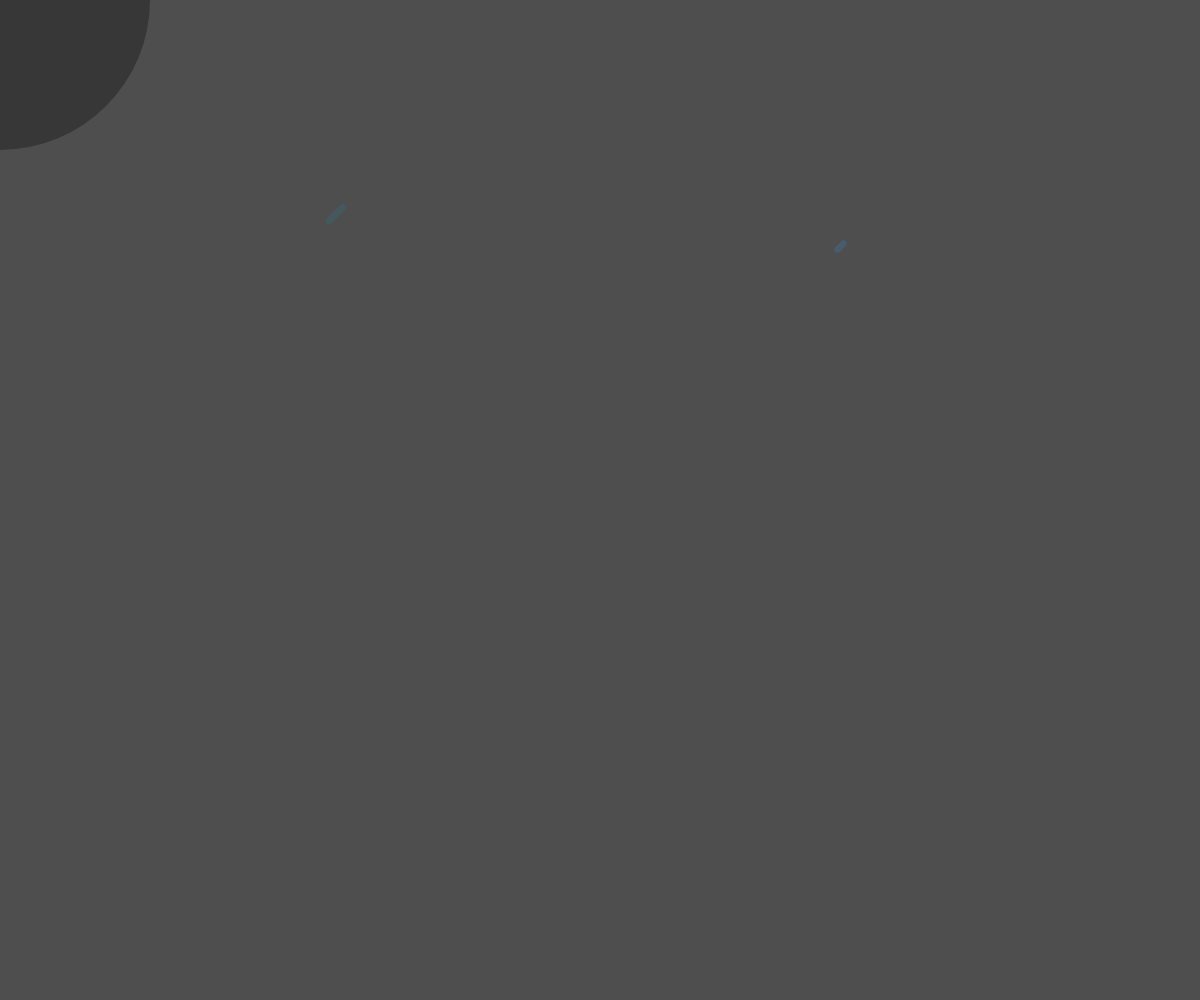
Frame 1 (no input)
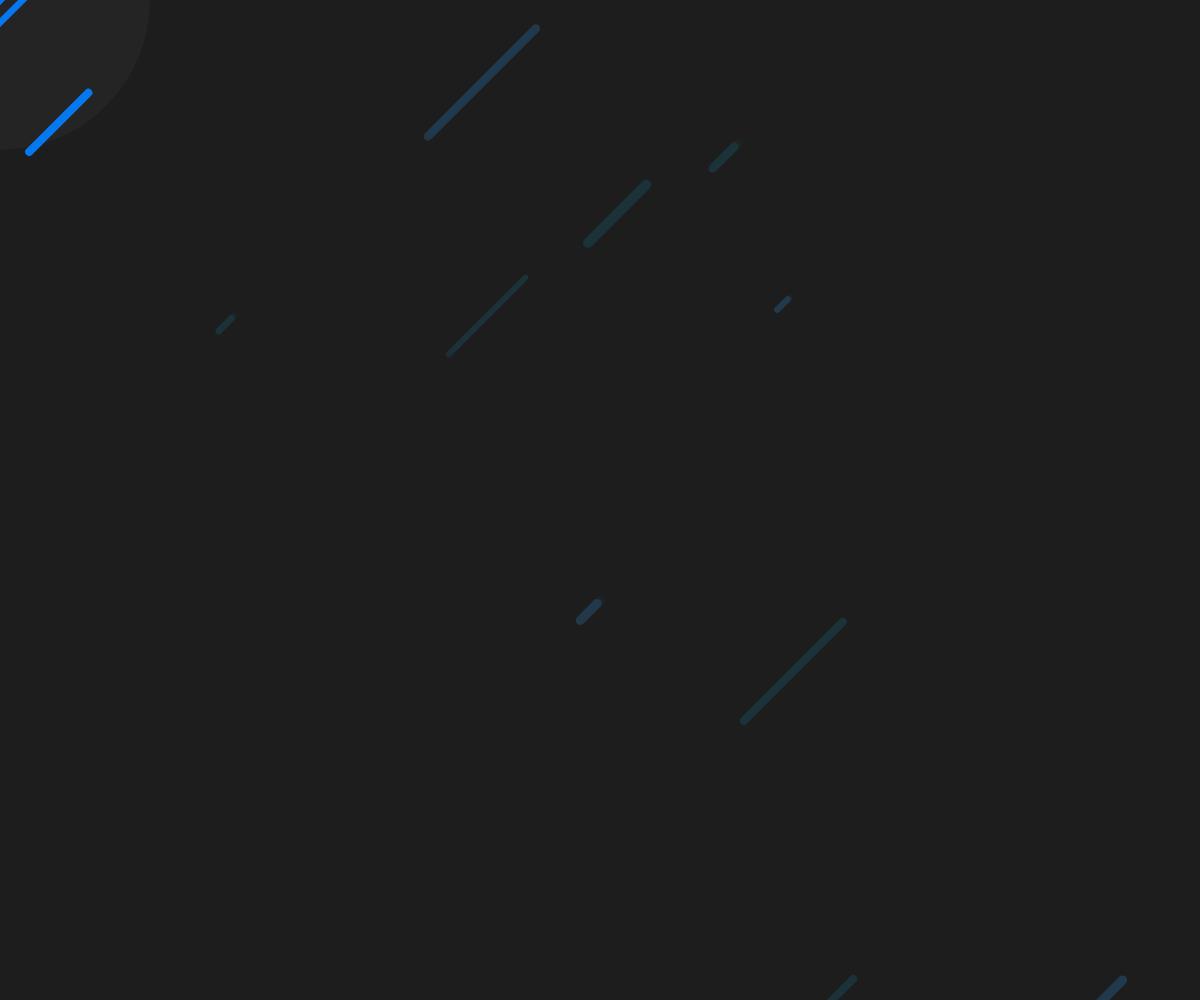
Frame 60 (no input)
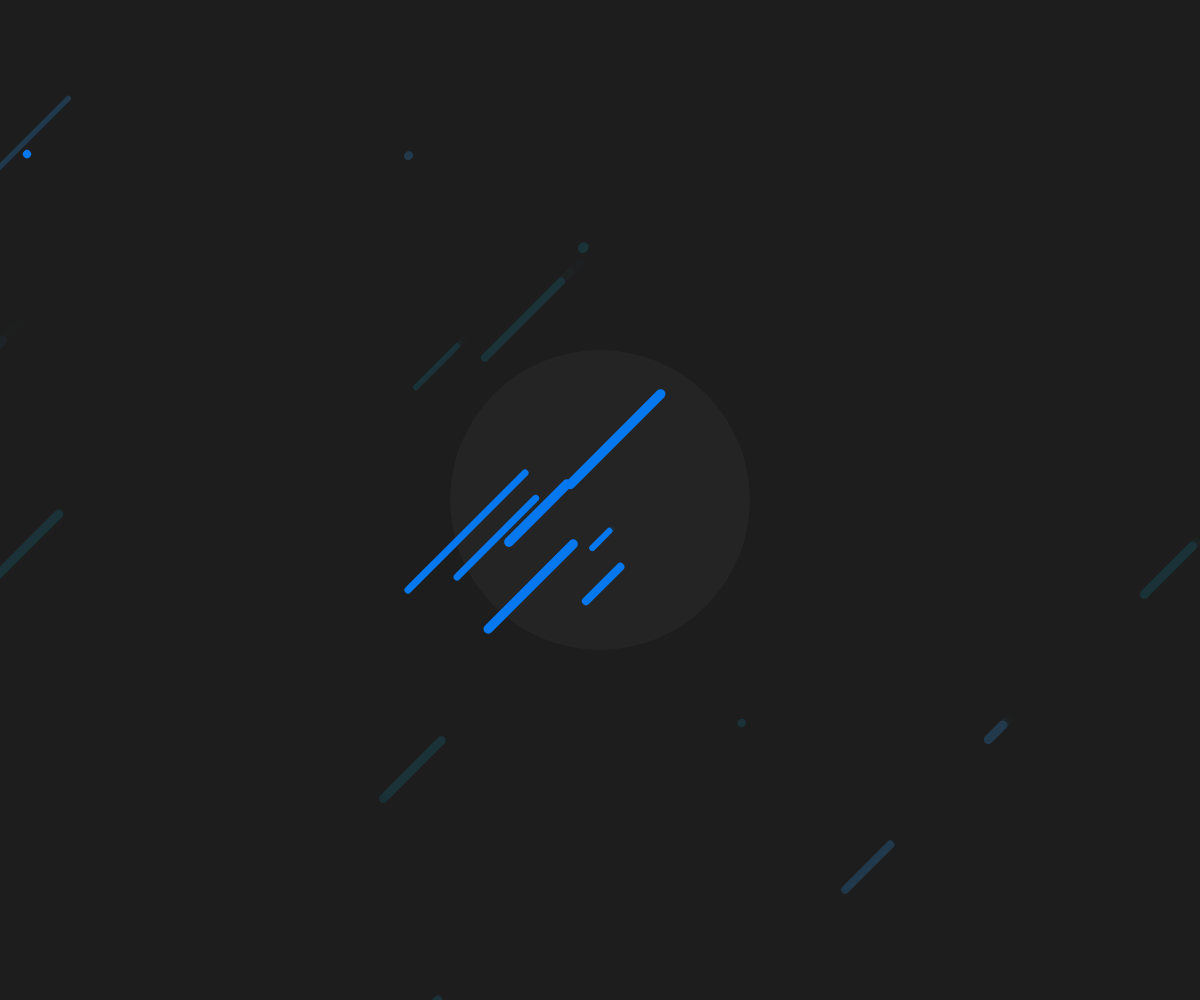
Frame 120 (the mouse pressed at the canvas centre since frame 60)

The p5.js sketch that drew these frames (run headless with seeded random() and noise() and a simulated clock; from frame 60 on, the mouse is pressed at the canvas centre):

// p5.js sketch
// ── sketch.js
let backgroundSystem;
let backgroundSystem2;
let mouseSystem;

function setup() {
    canvas = createCanvas(windowWidth, windowHeight);
    canvas.style('z-index', '-1');

    backgroundSystem = new ParticleSystem(10, color(10, 150, 190, 35));
    backgroundSystem2 = new ParticleSystem(14, color(50, 150, 230, 50));
    mouseSystem = new ParticleSystem(8, color(5, 120, 240));
}

function draw() {
    background(30, 200);
    backgroundSystem.display(0, width, 0, height);
    backgroundSystem2.display(0, width, 0, height);
    fill(40, 150);
    noStroke();
    circle(mouseX, mouseY, 300);
    mouseSystem.display(map(mouseX, 0, width, width, 0) - 120, map(mouseX, 0, width, width, 0) + 120, mouseY - 120, mouseY + 120);
}

class ParticleSystem {
    constructor(spawnDuration, color) {
        this.spawnDuration = spawnDuration;
        this.color = color;

        this.particles = [];
        this.spawnTimer = spawnDuration;
    }

    display(spawnXMin, spawnXMax, spawnYMin, spawnYMax) {
        this._spawn(spawnXMin, spawnXMax, spawnYMin, spawnYMax);

        for (let i = 0; i < this.particles.length; i++) {
            let particle = this.particles[i];
            if (particle.state === 2) this.particles.splice(i, 1);
            push();
            translate(width, 0);
            scale(-1, 1);
            particle.display();
            pop();
        }
    }

    _spawn(spawnXMin, spawnXMax, spawnYMin, spawnYMax) {
        this.spawnTimer++;

        if (this.spawnTimer > this.spawnDuration) {
            this.particles.push(new Particle(random(spawnXMin, spawnXMax), random(spawnYMin, spawnYMax), random(50, 150), random(5, 10), this.color, random(0.07, 0.12)));
            this.spawnTimer = 0;
        }
    }
}

class Particle {
    constructor(x, y, len, size, color, speed) {
        this.x1 = x;
        this.y1 = y;
        this.len = len;
        this.size = size;
        this.color = color;
        this.speed = speed;

        this.x2 = this.x1;
        this.y2 = this.y1;

        this.state = 0;
    }

    display() {
        this._animate();
        stroke(this.color);
        strokeWeight(this.size);
        line(this.x1, this.y1, this.x2, this.y2);
    }

    _animate() {
        if (this.state === 0) {
            let targetX = this.x1 + this.len;
            if (this.x2 < targetX) this.x2 += this.speed * dist(0, this.x2, 0, targetX);

            let targetY = this.y1 + this.len;
            if (this.y2 < targetY) this.y2 += this.speed * dist(0, this.y2, 0, targetY);

            if (this.x2 > targetX - 1 && this.y2 > targetY - 1) this.state++;
        }

        if (this.state === 1) {
            let targetX = this.x2 + 1;
            if (this.x1 < targetX) this.x1 += this.speed * dist(0, this.x1, 0, targetX);

            let targetY = this.y2 + 1;
            if (this.y1 < targetY) this.y1 += this.speed * dist(0, this.y1, 0, targetY);

            if (this.x1 > targetX - 1 && this.y1 > targetY - 1) this.state++;
        }
    }
}
